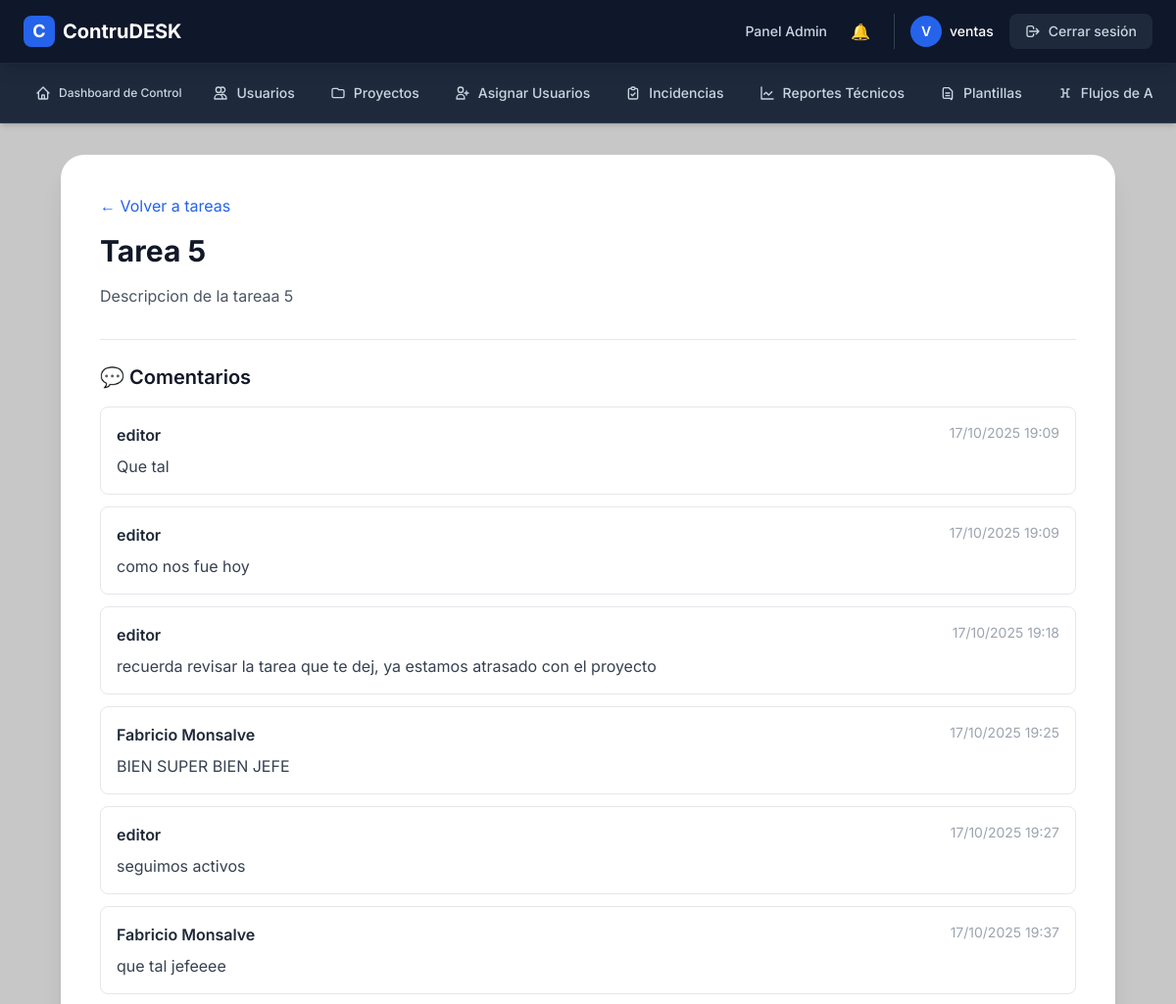
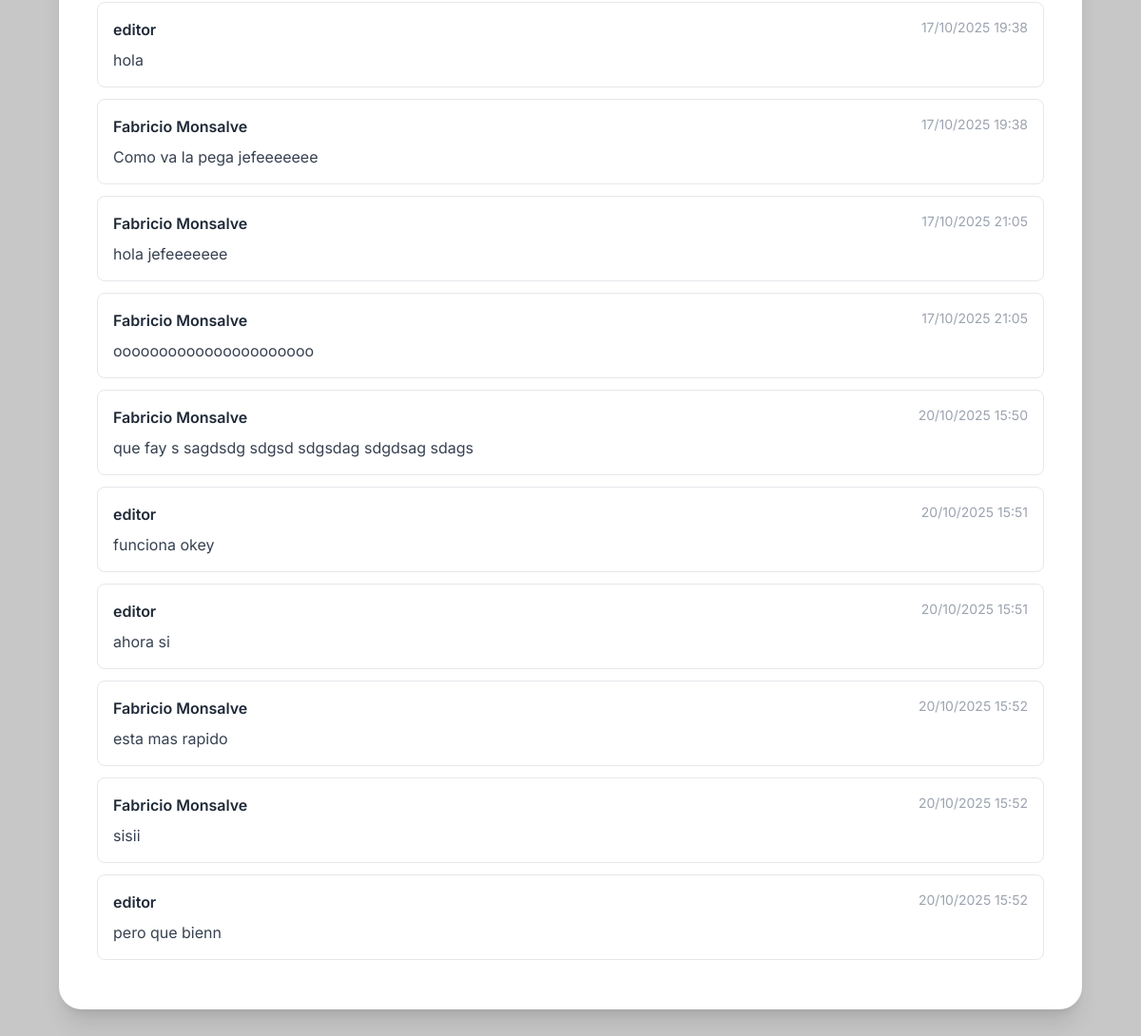
The app's page /editor/project/1/task/4/comments (signed in) with its own data (2 pictures, top to bottom).
### app/models.py (models this page shows, shortened)
class AdminUser(UserMixin, db.Model):
    __tablename__ = "admin_users"
    id = db.Column(db.Integer, primary_key=True)
    nombre = db.Column(db.String(120), nullable=False)
    email = db.Column(db.String(120), unique=True, nullable=False)
    password_hash = db.Column(db.String(255), nullable=False)
    roles = db.relationship('Role', secondary='user_roles', backref=db.backref('users', lazy='dynamic'))
    def has_role(self, role_name):
        return any(role.name == role_name for role in self.roles)
    @property
    def is_authenticated(self):
        return True

class ProjectTask(db.Model):
    __tablename__ = 'project_tasks'
    id = db.Column(db.Integer, primary_key=True)
    name = db.Column(db.String(128), nullable=False)  # Nombre de la tarea
    description = db.Column(db.Text, nullable=True)  # Descripción de la tarea
    start_date = db.Column(db.DateTime, default=datetime.utcnow)  # Fecha de inicio
    end_date = db.Column(db.DateTime, nullable=True)  # Fecha de finalización
    status = db.Column(db.String(50), default='pendiente')  # Estado de la tarea ('pendiente', 'en progreso', 'completada')
    project_id = db.Column(db.Integer, db.ForeignKey('projects.id'), nullable=False)  # Relación con el proyecto
    project = db.relationship('Project', backref=db.backref('tasks', lazy=True))  # Relación con el proyecto
    responsible_user_id = db.Column(db.Integer, db.ForeignKey('admin_users.id'), nullable=True)  # Relación con el responsable
    responsible_user = db.relationship('AdminUser', backref=db.backref('tasks', lazy=True))  # Relación con el usuario responsable

class Comment(db.Model):
    __tablename__ = 'comments'
    id = db.Column(db.Integer, primary_key=True)
    content = db.Column(db.Text, nullable=False)
    created_at = db.Column(db.DateTime, default=datetime.utcnow)
    user_id = db.Column(db.Integer, db.ForeignKey('admin_users.id', ondelete='CASCADE'), nullable=False)
    project_id = db.Column(db.Integer, db.ForeignKey('projects.id', ondelete='CASCADE'), nullable=False)
    task_id = db.Column(db.Integer, db.ForeignKey('project_tasks.id', ondelete='CASCADE'), nullable=True)
    user = db.relationship('AdminUser', backref=db.backref('comments', lazy=True))
    project = db.relationship('Project', backref=db.backref('comments', lazy=True))
    task = db.relationship('ProjectTask', backref=db.backref('comments', lazy=True))

### app/routes/editor.py (the view, shortened to what this page needs)
@editor_bp.route('/project/<int:project_id>/task/<int:task_id>/comments', methods=['GET', 'POST'])
@login_required
def task_comments(project_id, task_id):
    from sqlalchemy import select
    project = Project.query.get_or_404(project_id)
    task = ProjectTask.query.get_or_404(task_id)
    stmt = select(Comment).where(Comment.task_id == task.id).order_by(Comment.created_at.asc())
    comments = db.session.execute(stmt).scalars().all()
    if request.args.get("ajax"):
        return render_template('editor/_comments_partial.html', comments=comments)
    return render_template('editor/task_comments.html', project=project, task=task, comments=comments)

### app/templates/editor/task_comments.html (shortened to what this page needs)
{% extends "layout.html" %}
{% block content %}
<div class="min-h-screen py-8">
  <div class="container mx-auto px-4 sm:px-6 lg:px-8 max-w-[95%]">
    <div class="bg-white rounded-3xl shadow-xl p-6 sm:p-8 lg:p-10">
      <a href="{{ url_for('editor.view_tasks', project_id=project.id) }}" class="text-blue-600 hover:underline mb-4 inline-block">
        ← Volver a tareas
      </a>
      <h1 class="text-3xl font-bold mb-4 text-gray-900">{{ task.name }}</h1>
      <p class="text-gray-600 mb-8">{{ task.description }}</p>
      <div class="border-t border-gray-200 pt-6">
        <h2 class="text-xl font-semibold mb-4 text-gray-900">💬 Comentarios</h2>
        <div id="comments-list">
          {% include 'editor/_comments_partial.html' %}
        </div>
      </div>
    </div>
  </div>
</div>
{% endblock %}

### app/templates/layout.html (shortened to what this page needs)
<!DOCTYPE html>
<html lang="es">
<head>
  <script src="https://cdn.tailwindcss.com"></script>
</head>
<body class="min-h-screen flex flex-col">
  <header class="w-full bg-slate-900 border-b border-slate-800 sticky top-0 z-50 shadow-lg">
    <div class="max-w-full mx-auto px-3 sm:px-4 lg:px-6">
      <div class="flex items-center justify-between h-16">
        <a href="{{ url_for('main.index') }}" class="flex items-center gap-2 group">
          <div class="w-8 h-8 bg-blue-600 rounded-lg flex items-center justify-center group-hover:bg-blue-700 transition-colors">
            <span class="text-white font-bold text-lg">C</span>
          </div>
          <span class="text-xl font-bold text-white hidden sm:inline">
            ContruDESK
          </span>
        </a>
        <nav class="hidden lg:flex items-center gap-6">
          {% if current_user.is_authenticated %}
            {% if current_user.has_role('admin') %}
              <a href="{{ url_for('admin.admin_dashboard') }}" class="text-sm text-slate-300 hover:text-white transition-colors font-medium">
                Panel Admin
              </a>
              <a href="{{ url_for('admin.notificaciones') }}" class="relative">
                🔔
                {% set unread = current_user.system_notifications | selectattr("read", "equalto", False) | list | length %}
              </a>
            {% elif current_user.has_role('editor') %}
              <a href="{{ url_for('editor.editor_dashboard') }}" class="text-sm text-slate-300 hover:text-white transition-colors font-medium">
                Dashboard Editor
              </a>
            {% elif current_user.has_role('miembro') %}
              <a href="{{ url_for('miembro.miembro_dashboard') }}" class="text-sm text-slate-300 hover:text-white transition-colors font-medium">
                Dashboard Miembro
              </a>
            {% elif current_user.has_role('lector') %}
            {% else %}
              <a href="{{ url_for('main.index') }}" class="text-sm text-slate-300 hover:text-white transition-colors font-medium">
                Inicio
              </a>
            {% endif %}
            <div class="flex items-center gap-4 pl-4 border-l border-slate-700">
              <div class="flex items-center gap-2">
                <div class="w-8 h-8 bg-blue-600 rounded-full flex items-center justify-center">
                  <span class="text-white text-sm font-semibold">{{ current_user.nombre[0]|upper }}</span>
                </div>
                <span class="text-sm text-white font-medium">{{ current_user.nombre }}</span>
              </div>
              <a href="{{ url_for('auth.logout') }}" class="inline-flex items-center gap-2 px-4 py-2 bg-slate-800 hover:bg-slate-700 text-slate-300 hover:text-white rounded-lg text-sm font-medium transition-colors">
                <svg class="w-4 h-4" fill="none" stroke="currentColor" viewBox="0 0 24 24">
                  <path stroke-linecap="round" stroke-linejoin="round" stroke-width="2" d="M17 16l4-4m0 0l-4-4m4 4H7m6 4v1a3 3 0 01-3 3H6a3 3 0 01-3-3V7a3 3 0 013-3h4a3 3 0 013 3v1"/>
                </svg>
                Cerrar sesión
              </a>
            </div>
          {% else %}
            <a href="{{ url_for('auth.login') }}" class="inline-flex items-center gap-2 px-4 py-2 bg-blue-600 hover:bg-blue-700 text-white rounded-lg text-sm font-semibold transition-colors">
              Iniciar Sesión
            </a>
          {% endif %}
        </nav>
      </div>
    </div>
  </header>
  {% if current_user.is_authenticated %}
    <nav class="bg-slate-800 border-b border-slate-700 shadow-md">
      <div class="max-w-full mx-auto px-3 sm:px-4 lg:px-6">
        <div class="hidden md:flex items-center gap-1 py-3 overflow-x-auto">
          {% if current_user.has_role('admin') %}
            <a href="{{ url_for('admin.dashboard_control') }}" class="inline-flex items-center gap-2 px-3 py-2 text-xs font-medium text-slate-300 hover:text-white hover:bg-slate-700 rounded-lg transition-colors whitespace-nowrap">
                <svg class="w-4 h-4" fill="none" stroke="currentColor" viewBox="0 0 24 24">
                  <path stroke-linecap="round" stroke-linejoin="round" stroke-width="2" d="M3 12l2-2m0 0l7-7 7 7M5 10v10a1 1 0 001 1h3m10-11l2 2m-2-2v10a1 1 0 01-1 1h-3m-6 0a1 1 0 001-1v-4a1 1 0 011-1h2a1 1 0 011 1v4a1 1 0 001 1m-6 0h6"/>
                </svg>
                Dashboard de Control
            </a>
            <a href="{{ url_for('admin.usuarios') }}" class="inline-flex items-center gap-2 px-4 py-2 text-sm font-medium text-slate-300 hover:text-white hover:bg-slate-700 rounded-lg transition-colors whitespace-nowrap">
              <svg class="w-4 h-4" fill="none" stroke="currentColor" viewBox="0 0 24 24">
                <path stroke-linecap="round" stroke-linejoin="round" stroke-width="2" d="M12 4.354a4 4 0 110 5.292M15 21H3v-1a6 6 0 0112 0v1zm0 0h6v-1a6 6 0 00-9-5.197M13 7a4 4 0 11-8 0 4 4 0 018 0z"/>
              </svg>
              Usuarios
            </a>
            <a href="{{ url_for('admin.list_projects') }}" class="inline-flex items-center gap-2 px-4 py-2 text-sm font-medium text-slate-300 hover:text-white hover:bg-slate-700 rounded-lg transition-colors whitespace-nowrap">
              <svg class="w-4 h-4" fill="none" stroke="currentColor" viewBox="0 0 24 24">
                <path stroke-linecap="round" stroke-linejoin="round" stroke-width="2" d="M3 7v10a2 2 0 002 2h14a2 2 0 002-2V9a2 2 0 00-2-2h-6l-2-2H5a2 2 0 00-2 2z"/>
              </svg>
              Proyectos
            </a>
            <a href="{{ url_for('admin.assign_user_to_project') }}" class="inline-flex items-center gap-2 px-4 py-2 text-sm font-medium text-slate-300 hover:text-white hover:bg-slate-700 rounded-lg transition-colors whitespace-nowrap">
              <svg class="w-4 h-4" fill="none" stroke="currentColor" viewBox="0 0 24 24">
                <path stroke-linecap="round" stroke-linejoin="round" stroke-width="2" d="M18 9v3m0 0v3m0-3h3m-3 0h-3m-2-5a4 4 0 11-8 0 4 4 0 018 0zM3 20a6 6 0 0112 0v1H3v-1z"/>
              </svg>
              Asignar Usuarios
            </a>
            <a href="{{ url_for('admin.listar_incidencias') }}" class="inline-flex items-center gap-2 px-4 py-2 text-sm font-medium text-slate-300 hover:text-white hover:bg-slate-700 rounded-lg transition-colors whitespace-nowrap">
              <svg class="w-4 h-4" fill="none" stroke="currentColor" viewBox="0 0 24 24">
                <path stroke-linecap="round" stroke-linejoin="round" stroke-width="2" d="M9 5H7a2 2 0 00-2 2v12a2 2 0 002 2h10a2 2 0 002-2V7a2 2 0 00-2-2h-2M9 5a2 2 0 002 2h2a2 2 0 002-2M9 5a2 2 0 012-2h2a2 2 0 012 2m-6 9l2 2 4-4"/>
              </svg>
              Incidencias
            </a>
            <a href="{{ url_for('admin.ver_reportes') }}"
              class="inline-flex items-center gap-2 px-4 py-2 text-sm font-medium text-slate-300
                      hover:text-white hover:bg-slate-700 rounded-lg transition-colors whitespace-nowrap">
              <svg xmlns="http://www.w3.org/2000/svg"
                  fill="none" viewBox="0 0 24 24" stroke-width="2" stroke="currentColor"
                  class="w-4 h-4">
                <path stroke-linecap="round" stroke-linejoin="round"
                      d="M3 3v18h18M7 14l3-3 4 4 5-5"/>
              </svg>
              Reportes Técnicos
            </a>
            <a href="{{ url_for('admin.plantillas') }}"
              class="inline-flex items-center gap-2 px-4 py-2 text-sm font-medium text-slate-300
                      hover:text-white hover:bg-slate-700 rounded-lg transition-colors whitespace-nowrap">
              <svg xmlns="http://www.w3.org/2000/svg"
                  fill="none" viewBox="0 0 24 24" stroke-width="2" stroke="currentColor"
                  class="w-4 h-4">
                <path stroke-linecap="round" stroke-linejoin="round"
                      d="M9 12h6m-6 4h6m2 4H7a2 2 0 01-2-2V6a2 2 0 012-2h7l5 5v11a2 2 0 01-2 2z" />
              </svg>
              Plantillas
            </a>
            <a href="{{ url_for('admin.flujos_aprobacion') }}"
              class="inline-flex items-center gap-2 px-4 py-2 text-sm font-medium text-slate-300
                      hover:text-white hover:bg-slate-700 rounded-lg transition-colors whitespace-nowrap">
              <svg xmlns="http://www.w3.org/2000/svg"
                  fill="none" viewBox="0 0 24 24" stroke-width="2" stroke="currentColor"
                  class="w-4 h-4">
                <path stroke-linecap="round" stroke-linejoin="round"
                      d="M6 6h3m6 0h3m-9 0v12m6-12v12M6 18h3m6 0h3M9 12h6" />
              </svg>
              Flujos de Aprobación
            </a>
          {% endif %}
        </div>
      </div>
    </nav>
  {% endif %}
  <main class="flex-grow">
    {% block content %}{% endblock %}
  </main>
</body>
</html>

### app/templates/editor/_comments_partial.html
{% for c in comments %}
  <div class="border border-gray-200 rounded-lg p-4 mb-3">
    <div class="flex justify-between">
      <span class="font-semibold text-gray-800">{{ c.user.nombre }}</span>
      <span class="text-sm text-gray-400">{{ c.created_at.strftime('%d/%m/%Y %H:%M') }}</span>
    </div>
    <p class="text-gray-700 mt-2">{{ c.content }}</p>
  </div>
{% else %}
  <p class="text-gray-500 italic">Aún no hay comentarios.</p>
{% endfor %}

### app/templates/layout.html (style rules this page uses)
body { font-family: 'Inter', sans-serif !important; background-color: #c7c7c7 !important; }

### records on screen
AdminUser: nombre "V", nombre "ventas"
ProjectTask: name "Tarea 5", description "Descripcion de la tareaa 5"
Comment: user.nombre "editor", created_at "17/10/2025 19:09", content "Que tal"
Comment: user.nombre "editor", created_at "17/10/2025 19:09", content "como nos fue hoy"
Comment: user.nombre "editor", created_at "17/10/2025 19:18", content "recuerda revisar la tarea que te dej, ya estamos atrasado con el proyecto"
Comment: user.nombre "Fabricio Monsalve", created_at "17/10/2025 19:25", content "BIEN SUPER BIEN JEFE"
Comment: user.nombre "editor", created_at "17/10/2025 19:27", content "seguimos activos"
Comment: user.nombre "Fabricio Monsalve", created_at "17/10/2025 19:37", content "que tal jefeeee"
Comment: user.nombre "editor", created_at "17/10/2025 19:38", content "hola"
Comment: user.nombre "Fabricio Monsalve", created_at "17/10/2025 19:38", content "Como va la pega jefeeeeeee"
Comment: user.nombre "Fabricio Monsalve", created_at "17/10/2025 21:05", content "hola jefeeeeeee"
Comment: user.nombre "Fabricio Monsalve", created_at "17/10/2025 21:05", content "oooooooooooooooooooooo"
Comment: user.nombre "Fabricio Monsalve", created_at "20/10/2025 15:50", content "que fay s sagdsdg sdgsd sdgsdag sdgdsag sdags"
Comment: user.nombre "editor", created_at "20/10/2025 15:51", content "funciona okey"
Comment: user.nombre "editor", created_at "20/10/2025 15:51", content "ahora si"
Comment: user.nombre "Fabricio Monsalve", created_at "20/10/2025 15:52", content "esta mas rapido"
Comment: user.nombre "Fabricio Monsalve", created_at "20/10/2025 15:52", content "sisii"
Comment: user.nombre "editor", created_at "20/10/2025 15:52", content "pero que bienn"
